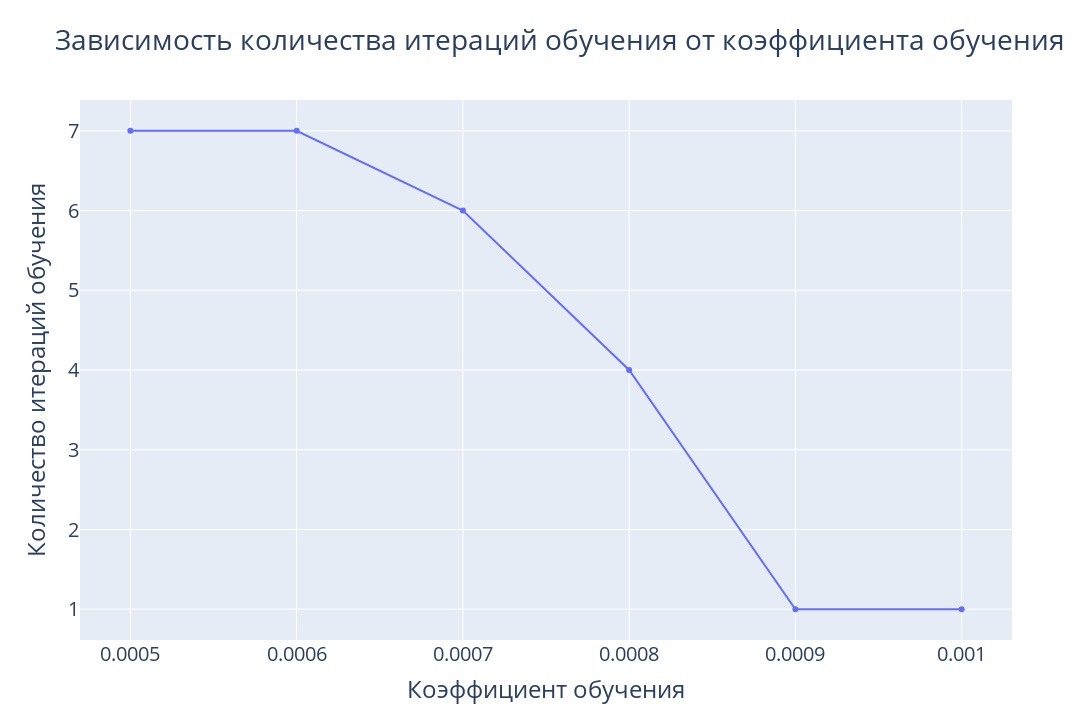

The code cell stored with this chart in its notebook:
### Code cell
alphas = (0.0005, 0.0006, 0.0007, 0.0008, 0.0009, 0.001)
epochs_amount: list[int] = []
for alpha in alphas:
    dl = LRNN(n, p, alpha)
    dl.train(train, 15000, learn_by_loss=True, max_loss=2500)
    epochs_amount.append(dl.epoch)
fig = go.Figure()
fig.add_trace(go.Scatter(x=alphas, y=epochs_amount, mode='lines+markers'))
fig.update_layout(title='Зависимость количества итераций обучения от коэффициента обучения',
                  xaxis_title='Коэффициент обучения',
                  yaxis_title='Количество итераций обучения',
                  height=720, width=1280,
                  font=dict(size=20))
fig.show()

### Figure 1 — Plotly figure (JSON) as saved in the notebook; plotly's stock layout.template omitted (floating-point values rounded to 4 significant figures)
{"data": [{"mode": "lines+markers", "type": "scatter", "x": [0.0005, 0.0006, 0.0007, 0.0008, 0.0009, 0.001], "y": [7, 7, 6, 4, 1, 1]}], "layout": {"font": {"size": 20}, "height": 720, "title": {"text": "Зависимость количества итераций обучения от коэффициента обучения"}, "width": 1280, "xaxis": {"title": {"text": "Коэффициент обучения"}}, "yaxis": {"title": {"text": "Количество итераций обучения"}}}}
